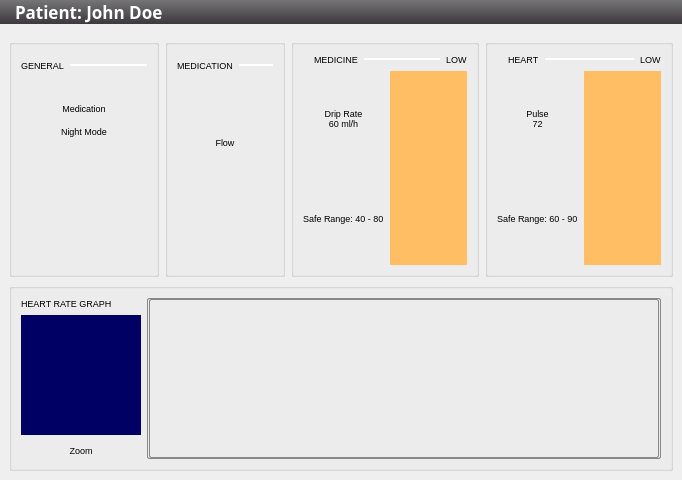
<ui version="4.0" >
 <class>PatientCare</class>
 <widget class="QWidget" name="PatientCare" >
  <property name="geometry" >
   <rect>
    <x>0</x>
    <y>0</y>
    <width>682</width>
    <height>480</height>
   </rect>
  </property>
  <property name="font" >
   <font>
    <pointsize>7</pointsize>
   </font>
  </property>
  <property name="windowTitle" >
   <string>PatientCare (Demo)</string>
  </property>
  <layout class="QVBoxLayout" name="verticalLayout_2" >
   <property name="margin" >
    <number>0</number>
   </property>
   <item>
    <layout class="QHBoxLayout" name="horizontalLayout_6" >
     <property name="spacing" >
      <number>0</number>
     </property>
     <item>
      <widget class="QLabel" name="label_4" >
       <property name="sizePolicy" >
        <sizepolicy vsizetype="Preferred" hsizetype="Fixed" >
         <horstretch>0</horstretch>
         <verstretch>0</verstretch>
        </sizepolicy>
       </property>
       <property name="minimumSize" >
        <size>
         <width>5</width>
         <height>0</height>
        </size>
       </property>
       <property name="styleSheet" >
        <string notr="true" >background-color: qlineargradient(spread:pad, x1:0, y1:0, x2:0, y2:1, stop:0 rgb(117, 116, 118), stop:1 rgb(60, 57, 61)); color: rgb(255, 255, 255)</string>
       </property>
       <property name="text" >
        <string/>
       </property>
      </widget>
     </item>
     <item>
      <widget class="QLabel" name="label_2" >
       <property name="sizePolicy" >
        <sizepolicy vsizetype="Preferred" hsizetype="Fixed" >
         <horstretch>0</horstretch>
         <verstretch>0</verstretch>
        </sizepolicy>
       </property>
       <property name="styleSheet" >
        <string notr="true" >background-color: qlineargradient(spread:pad, x1:0, y1:0, x2:0, y2:1, stop:0 rgb(117, 116, 118), stop:1 rgb(60, 57, 61)); color: rgb(255, 255, 255)</string>
       </property>
       <property name="text" >
        <string/>
       </property>
       <property name="pixmap" >
        <pixmap resource="patientcare.qrc" >:/qt-logo32x32.png</pixmap>
       </property>
       <property name="margin" >
        <number>4</number>
       </property>
       <property name="indent" >
        <number>9</number>
       </property>
      </widget>
     </item>
     <item>
      <widget class="QLabel" name="label_3" >
       <property name="font" >
        <font>
         <family>Sans Serif</family>
         <pointsize>13</pointsize>
         <weight>75</weight>
         <bold>true</bold>
        </font>
       </property>
       <property name="styleSheet" >
        <string notr="true" >background-color: qlineargradient(spread:pad, x1:0, y1:0, x2:0, y2:1, stop:0 rgb(117, 116, 118), stop:1 rgb(60, 57, 61)); color: rgb(255, 255, 255)</string>
       </property>
       <property name="text" >
        <string>Patient: John Doe</string>
       </property>
       <property name="indent" >
        <number>5</number>
       </property>
      </widget>
     </item>
    </layout>
   </item>
   <item>
    <layout class="QVBoxLayout" name="topLayout" >
     <property name="margin" >
      <number>9</number>
     </property>
     <item>
      <layout class="QHBoxLayout" name="layoutGroupBoxes" >
       <item>
        <widget class="QGroupBox" name="gbGeneral" >
         <property name="sizePolicy" >
          <sizepolicy vsizetype="Expanding" hsizetype="Expanding" >
           <horstretch>0</horstretch>
           <verstretch>1</verstretch>
          </sizepolicy>
         </property>
         <property name="minimumSize" >
          <size>
           <width>150</width>
           <height>0</height>
          </size>
         </property>
         <property name="maximumSize" >
          <size>
           <width>150</width>
           <height>16777215</height>
          </size>
         </property>
         <property name="font" >
          <font/>
         </property>
         <property name="title" >
          <string/>
         </property>
         <property name="flat" >
          <bool>false</bool>
         </property>
         <layout class="QVBoxLayout" name="layoutGeneral" >
          <item>
           <layout class="QHBoxLayout" name="horizontalLayout" >
            <item>
             <widget class="QLabel" name="lblGeneral" >
              <property name="sizePolicy" >
               <sizepolicy vsizetype="Fixed" hsizetype="Preferred" >
                <horstretch>0</horstretch>
                <verstretch>0</verstretch>
               </sizepolicy>
              </property>
              <property name="minimumSize" >
               <size>
                <width>0</width>
                <height>22</height>
               </size>
              </property>
              <property name="text" >
               <string>GENERAL</string>
              </property>
             </widget>
            </item>
            <item>
             <widget class="QWidget" native="1" name="widget" >
              <property name="sizePolicy" >
               <sizepolicy vsizetype="Fixed" hsizetype="Expanding" >
                <horstretch>0</horstretch>
                <verstretch>0</verstretch>
               </sizepolicy>
              </property>
              <property name="maximumSize" >
               <size>
                <width>16777215</width>
                <height>2</height>
               </size>
              </property>
              <property name="styleSheet" >
               <string notr="true" >background-color: rgb(255, 255, 255);</string>
              </property>
             </widget>
            </item>
           </layout>
          </item>
          <item>
           <spacer name="verticalSpacer_2" >
            <property name="orientation" >
             <enum>Qt::Vertical</enum>
            </property>
            <property name="sizeType" >
             <enum>QSizePolicy::Fixed</enum>
            </property>
            <property name="sizeHint" stdset="0" >
             <size>
              <width>20</width>
              <height>15</height>
             </size>
            </property>
           </spacer>
          </item>
          <item>
           <widget class="QtSvgSlideSwitch" native="1" name="switchSystemOff" >
            <property name="styleSheet" >
             <string notr="true" >background-color: rgb(0, 85, 0)</string>
            </property>
           </widget>
          </item>
          <item>
           <widget class="QLabel" name="label" >
            <property name="sizePolicy" >
             <sizepolicy vsizetype="Preferred" hsizetype="Expanding" >
              <horstretch>0</horstretch>
              <verstretch>0</verstretch>
             </sizepolicy>
            </property>
            <property name="text" >
             <string>  Medication  </string>
            </property>
            <property name="alignment" >
             <set>Qt::AlignCenter</set>
            </property>
           </widget>
          </item>
          <item>
           <widget class="QtSvgSlideSwitch" native="1" name="switchNightMode" >
            <property name="styleSheet" >
             <string notr="true" >background-color: rgb(0, 85, 0)</string>
            </property>
           </widget>
          </item>
          <item>
           <widget class="QLabel" name="label_5" >
            <property name="sizePolicy" >
             <sizepolicy vsizetype="Preferred" hsizetype="Expanding" >
              <horstretch>0</horstretch>
              <verstretch>0</verstretch>
             </sizepolicy>
            </property>
            <property name="text" >
             <string>  Night Mode  </string>
            </property>
            <property name="alignment" >
             <set>Qt::AlignCenter</set>
            </property>
           </widget>
          </item>
          <item>
           <spacer name="verticalSpacer" >
            <property name="orientation" >
             <enum>Qt::Vertical</enum>
            </property>
            <property name="sizeHint" stdset="0" >
             <size>
              <width>20</width>
              <height>73</height>
             </size>
            </property>
           </spacer>
          </item>
         </layout>
        </widget>
       </item>
       <item>
        <widget class="QGroupBox" name="gbMedication" >
         <property name="sizePolicy" >
          <sizepolicy vsizetype="Expanding" hsizetype="Expanding" >
           <horstretch>0</horstretch>
           <verstretch>1</verstretch>
          </sizepolicy>
         </property>
         <property name="minimumSize" >
          <size>
           <width>120</width>
           <height>0</height>
          </size>
         </property>
         <property name="maximumSize" >
          <size>
           <width>120</width>
           <height>16777215</height>
          </size>
         </property>
         <property name="font" >
          <font/>
         </property>
         <property name="title" >
          <string/>
         </property>
         <property name="flat" >
          <bool>false</bool>
         </property>
         <layout class="QVBoxLayout" name="layoutMedication" >
          <property name="sizeConstraint" >
           <enum>QLayout::SetMinimumSize</enum>
          </property>
          <item>
           <layout class="QHBoxLayout" name="horizontalLayout_2" >
            <item>
             <widget class="QLabel" name="lblMedication" >
              <property name="sizePolicy" >
               <sizepolicy vsizetype="Minimum" hsizetype="Preferred" >
                <horstretch>0</horstretch>
                <verstretch>0</verstretch>
               </sizepolicy>
              </property>
              <property name="minimumSize" >
               <size>
                <width>0</width>
                <height>22</height>
               </size>
              </property>
              <property name="text" >
               <string>MEDICATION</string>
              </property>
             </widget>
            </item>
            <item>
             <widget class="QWidget" native="1" name="widget2" >
              <property name="sizePolicy" >
               <sizepolicy vsizetype="Fixed" hsizetype="Expanding" >
                <horstretch>0</horstretch>
                <verstretch>0</verstretch>
               </sizepolicy>
              </property>
              <property name="maximumSize" >
               <size>
                <width>16777215</width>
                <height>2</height>
               </size>
              </property>
              <property name="styleSheet" >
               <string notr="true" >background-color: rgb(255, 255, 255);</string>
              </property>
             </widget>
            </item>
           </layout>
          </item>
          <item>
           <spacer name="spacerMedication1" >
            <property name="orientation" >
             <enum>Qt::Vertical</enum>
            </property>
            <property name="sizeType" >
             <enum>QSizePolicy::Fixed</enum>
            </property>
            <property name="sizeHint" stdset="0" >
             <size>
              <width>20</width>
              <height>15</height>
             </size>
            </property>
           </spacer>
          </item>
          <item>
           <widget class="QtScrollDial" native="1" name="medicineFlow" >
            <property name="sizePolicy" >
             <sizepolicy vsizetype="Minimum" hsizetype="Minimum" >
              <horstretch>0</horstretch>
              <verstretch>0</verstretch>
             </sizepolicy>
            </property>
            <property name="minimumSize" >
             <size>
              <width>30</width>
              <height>30</height>
             </size>
            </property>
            <property name="maximumSize" >
             <size>
              <width>156</width>
              <height>126</height>
             </size>
            </property>
           </widget>
          </item>
          <item>
           <widget class="QLabel" name="labelFlow" >
            <property name="sizePolicy" >
             <sizepolicy vsizetype="Fixed" hsizetype="Expanding" >
              <horstretch>0</horstretch>
              <verstretch>0</verstretch>
             </sizepolicy>
            </property>
            <property name="minimumSize" >
             <size>
              <width>31</width>
              <height>18</height>
             </size>
            </property>
            <property name="font" >
             <font/>
            </property>
            <property name="text" >
             <string>Flow</string>
            </property>
            <property name="alignment" >
             <set>Qt::AlignCenter</set>
            </property>
           </widget>
          </item>
          <item>
           <spacer name="spacerMedication2" >
            <property name="sizePolicy" >
             <sizepolicy vsizetype="Expanding" hsizetype="Minimum" >
              <horstretch>0</horstretch>
              <verstretch>0</verstretch>
             </sizepolicy>
            </property>
            <property name="orientation" >
             <enum>Qt::Vertical</enum>
            </property>
            <property name="sizeType" >
             <enum>QSizePolicy::Expanding</enum>
            </property>
            <property name="sizeHint" stdset="0" >
             <size>
              <width>0</width>
              <height>0</height>
             </size>
            </property>
           </spacer>
          </item>
         </layout>
        </widget>
       </item>
       <item>
        <widget class="QGroupBox" name="gbFlow" >
         <property name="sizePolicy" >
          <sizepolicy vsizetype="Expanding" hsizetype="Expanding" >
           <horstretch>0</horstretch>
           <verstretch>1</verstretch>
          </sizepolicy>
         </property>
         <property name="minimumSize" >
          <size>
           <width>0</width>
           <height>0</height>
          </size>
         </property>
         <property name="font" >
          <font/>
         </property>
         <property name="title" >
          <string/>
         </property>
         <property name="flat" >
          <bool>false</bool>
         </property>
         <layout class="QGridLayout" name="gridLayout_3" >
          <item row="0" column="0" colspan="2" >
           <layout class="QHBoxLayout" name="horizontalLayout_3" >
            <item>
             <widget class="QLabel" name="lblLedFlow" >
              <property name="sizePolicy" >
               <sizepolicy vsizetype="Minimum" hsizetype="Minimum" >
                <horstretch>0</horstretch>
                <verstretch>0</verstretch>
               </sizepolicy>
              </property>
              <property name="text" >
               <string/>
              </property>
              <property name="pixmap" >
               <pixmap resource="patientcare.qrc" >:/led-green.svg</pixmap>
              </property>
             </widget>
            </item>
            <item>
             <widget class="QLabel" name="lblMedicineFlow" >
              <property name="sizePolicy" >
               <sizepolicy vsizetype="Minimum" hsizetype="Preferred" >
                <horstretch>0</horstretch>
                <verstretch>0</verstretch>
               </sizepolicy>
              </property>
              <property name="text" >
               <string>MEDICINE</string>
              </property>
             </widget>
            </item>
            <item>
             <widget class="QWidget" native="1" name="widget_3" >
              <property name="sizePolicy" >
               <sizepolicy vsizetype="Fixed" hsizetype="Expanding" >
                <horstretch>0</horstretch>
                <verstretch>0</verstretch>
               </sizepolicy>
              </property>
              <property name="maximumSize" >
               <size>
                <width>16777215</width>
                <height>2</height>
               </size>
              </property>
              <property name="styleSheet" >
               <string notr="true" >background-color: rgb(255, 255, 255);</string>
              </property>
             </widget>
            </item>
            <item>
             <widget class="QLabel" name="lblStatusFlow" >
              <property name="sizePolicy" >
               <sizepolicy vsizetype="Preferred" hsizetype="Minimum" >
                <horstretch>0</horstretch>
                <verstretch>0</verstretch>
               </sizepolicy>
              </property>
              <property name="font" >
               <font/>
              </property>
              <property name="text" >
               <string>LOW</string>
              </property>
             </widget>
            </item>
           </layout>
          </item>
          <item row="1" column="0" >
           <widget class="QLabel" name="lblFlow" >
            <property name="sizePolicy" >
             <sizepolicy vsizetype="Expanding" hsizetype="Preferred" >
              <horstretch>0</horstretch>
              <verstretch>1</verstretch>
             </sizepolicy>
            </property>
            <property name="text" >
             <string>Drip Rate
60 ml/h</string>
            </property>
            <property name="alignment" >
             <set>Qt::AlignCenter</set>
            </property>
           </widget>
          </item>
          <item rowspan="2" row="1" column="1" >
           <widget class="QtMultiSlider" native="1" name="multiSliderMedicine" >
            <property name="sizePolicy" >
             <sizepolicy vsizetype="Expanding" hsizetype="Preferred" >
              <horstretch>0</horstretch>
              <verstretch>1</verstretch>
             </sizepolicy>
            </property>
            <property name="minimumSize" >
             <size>
              <width>20</width>
              <height>30</height>
             </size>
            </property>
            <property name="styleSheet" >
             <string notr="true" >background-color: rgb(255, 190, 100)</string>
            </property>
           </widget>
          </item>
          <item row="2" column="0" >
           <widget class="QLabel" name="lblRangeFlow" >
            <property name="text" >
             <string>Safe Range: 40 - 80</string>
            </property>
            <property name="wordWrap" >
             <bool>true</bool>
            </property>
           </widget>
          </item>
         </layout>
        </widget>
       </item>
       <item>
        <widget class="QGroupBox" name="gbHeartRate" >
         <property name="sizePolicy" >
          <sizepolicy vsizetype="Expanding" hsizetype="Expanding" >
           <horstretch>0</horstretch>
           <verstretch>1</verstretch>
          </sizepolicy>
         </property>
         <property name="minimumSize" >
          <size>
           <width>0</width>
           <height>0</height>
          </size>
         </property>
         <property name="title" >
          <string/>
         </property>
         <layout class="QGridLayout" name="gridLayout_4" >
          <item row="0" column="0" colspan="2" >
           <layout class="QHBoxLayout" name="horizontalLayout_4" >
            <item>
             <widget class="QLabel" name="lblLedHeartRate" >
              <property name="sizePolicy" >
               <sizepolicy vsizetype="Minimum" hsizetype="Minimum" >
                <horstretch>0</horstretch>
                <verstretch>0</verstretch>
               </sizepolicy>
              </property>
              <property name="text" >
               <string/>
              </property>
              <property name="pixmap" >
               <pixmap resource="patientcare.qrc" >:/led-green.svg</pixmap>
              </property>
             </widget>
            </item>
            <item>
             <widget class="QLabel" name="lblHeartRate" >
              <property name="sizePolicy" >
               <sizepolicy vsizetype="Minimum" hsizetype="Preferred" >
                <horstretch>0</horstretch>
                <verstretch>0</verstretch>
               </sizepolicy>
              </property>
              <property name="text" >
               <string>HEART</string>
              </property>
             </widget>
            </item>
            <item>
             <widget class="QWidget" native="1" name="widget_4" >
              <property name="sizePolicy" >
               <sizepolicy vsizetype="Fixed" hsizetype="Expanding" >
                <horstretch>0</horstretch>
                <verstretch>0</verstretch>
               </sizepolicy>
              </property>
              <property name="maximumSize" >
               <size>
                <width>16777215</width>
                <height>2</height>
               </size>
              </property>
              <property name="styleSheet" >
               <string notr="true" >background-color: rgb(255, 255, 255);</string>
              </property>
             </widget>
            </item>
            <item>
             <widget class="QLabel" name="lblStatusHeartRate" >
              <property name="sizePolicy" >
               <sizepolicy vsizetype="Preferred" hsizetype="Minimum" >
                <horstretch>0</horstretch>
                <verstretch>0</verstretch>
               </sizepolicy>
              </property>
              <property name="font" >
               <font/>
              </property>
              <property name="text" >
               <string>LOW</string>
              </property>
             </widget>
            </item>
           </layout>
          </item>
          <item row="1" column="0" >
           <widget class="QLabel" name="lblRate" >
            <property name="sizePolicy" >
             <sizepolicy vsizetype="Expanding" hsizetype="Preferred" >
              <horstretch>0</horstretch>
              <verstretch>1</verstretch>
             </sizepolicy>
            </property>
            <property name="text" >
             <string>Pulse
72</string>
            </property>
            <property name="alignment" >
             <set>Qt::AlignCenter</set>
            </property>
           </widget>
          </item>
          <item rowspan="2" row="1" column="1" >
           <widget class="QtMultiSlider" native="1" name="multiSliderHeartRate" >
            <property name="sizePolicy" >
             <sizepolicy vsizetype="Expanding" hsizetype="Preferred" >
              <horstretch>0</horstretch>
              <verstretch>1</verstretch>
             </sizepolicy>
            </property>
            <property name="minimumSize" >
             <size>
              <width>20</width>
              <height>30</height>
             </size>
            </property>
            <property name="styleSheet" >
             <string notr="true" >background-color: rgb(255, 190, 100)</string>
            </property>
           </widget>
          </item>
          <item row="2" column="0" >
           <widget class="QLabel" name="lblRangePulse" >
            <property name="text" >
             <string>Safe Range: 60 - 90</string>
            </property>
            <property name="wordWrap" >
             <bool>true</bool>
            </property>
           </widget>
          </item>
         </layout>
        </widget>
       </item>
      </layout>
     </item>
     <item>
      <widget class="QGroupBox" name="gbGraph" >
       <property name="sizePolicy" >
        <sizepolicy vsizetype="Minimum" hsizetype="Preferred" >
         <horstretch>0</horstretch>
         <verstretch>0</verstretch>
        </sizepolicy>
       </property>
       <property name="title" >
        <string/>
       </property>
       <property name="flat" >
        <bool>false</bool>
       </property>
       <layout class="QHBoxLayout" name="horizontalLayout_5" >
        <item>
         <layout class="QVBoxLayout" name="verticalLayout" >
          <item>
           <widget class="QLabel" name="label_12" >
            <property name="sizePolicy" >
             <sizepolicy vsizetype="Fixed" hsizetype="Minimum" >
              <horstretch>0</horstretch>
              <verstretch>0</verstretch>
             </sizepolicy>
            </property>
            <property name="text" >
             <string>HEART RATE GRAPH</string>
            </property>
           </widget>
          </item>
          <item>
           <widget class="Qt5WayButton" native="1" name="heartRateNavigator" >
            <property name="sizePolicy" >
             <sizepolicy vsizetype="Fixed" hsizetype="Fixed" >
              <horstretch>0</horstretch>
              <verstretch>0</verstretch>
             </sizepolicy>
            </property>
            <property name="minimumSize" >
             <size>
              <width>120</width>
              <height>120</height>
             </size>
            </property>
            <property name="maximumSize" >
             <size>
              <width>120</width>
              <height>120</height>
             </size>
            </property>
            <property name="styleSheet" >
             <string notr="true" >background-color: rgb(0, 0, 100)</string>
            </property>
           </widget>
          </item>
          <item>
           <widget class="QLabel" name="labelNavigator" >
            <property name="sizePolicy" >
             <sizepolicy vsizetype="Fixed" hsizetype="Minimum" >
              <horstretch>0</horstretch>
              <verstretch>0</verstretch>
             </sizepolicy>
            </property>
            <property name="minimumSize" >
             <size>
              <width>68</width>
              <height>18</height>
             </size>
            </property>
            <property name="font" >
             <font/>
            </property>
            <property name="text" >
             <string>Zoom</string>
            </property>
            <property name="alignment" >
             <set>Qt::AlignCenter</set>
            </property>
           </widget>
          </item>
         </layout>
        </item>
        <item>
         <widget class="QFrame" name="frame" >
          <property name="sizePolicy" >
           <sizepolicy vsizetype="Preferred" hsizetype="Expanding" >
            <horstretch>0</horstretch>
            <verstretch>0</verstretch>
           </sizepolicy>
          </property>
          <property name="styleSheet" >
           <string notr="true" >border: 1px solid #888888; border-radius: 2px;</string>
          </property>
          <property name="frameShape" >
           <enum>QFrame::StyledPanel</enum>
          </property>
          <layout class="QHBoxLayout" name="horizontalLayout_7" >
           <property name="spacing" >
            <number>1</number>
           </property>
           <property name="leftMargin" >
            <number>1</number>
           </property>
           <property name="topMargin" >
            <number>0</number>
           </property>
           <property name="rightMargin" >
            <number>1</number>
           </property>
           <property name="bottomMargin" >
            <number>0</number>
           </property>
           <item>
            <widget class="QtBasicGraph" native="1" name="heartRatePlot" >
             <property name="sizePolicy" >
              <sizepolicy vsizetype="Minimum" hsizetype="Expanding" >
               <horstretch>0</horstretch>
               <verstretch>0</verstretch>
              </sizepolicy>
             </property>
             <property name="maximumSize" >
              <size>
               <width>16777215</width>
               <height>160</height>
              </size>
             </property>
            </widget>
           </item>
          </layout>
         </widget>
        </item>
       </layout>
      </widget>
     </item>
    </layout>
   </item>
  </layout>
 </widget>
 <customwidgets>
  <customwidget>
   <class>QtSvgSlideSwitch</class>
   <extends>QWidget</extends>
   <header>qtsvgslideswitch.h</header>
   <container>1</container>
  </customwidget>
  <customwidget>
   <class>Qt5WayButton</class>
   <extends>QWidget</extends>
   <header>qt5waybutton.h</header>
   <container>1</container>
  </customwidget>
  <customwidget>
   <class>QtBasicGraph</class>
   <extends>QWidget</extends>
   <header>qtbasicgraph.h</header>
   <container>1</container>
  </customwidget>
  <customwidget>
   <class>QtMultiSlider</class>
   <extends>QWidget</extends>
   <header>qtmultislider.h</header>
   <container>1</container>
  </customwidget>
  <customwidget>
   <class>QtScrollDial</class>
   <extends>QWidget</extends>
   <header>qtscrolldial.h</header>
   <container>1</container>
  </customwidget>
 </customwidgets>
 <resources>
  <include location="patientcare.qrc" />
 </resources>
 <connections/>
</ui>
